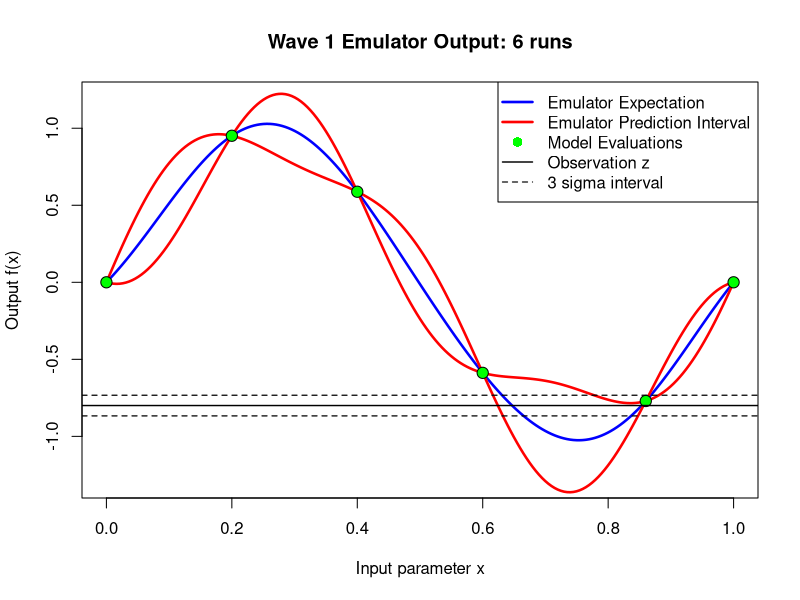
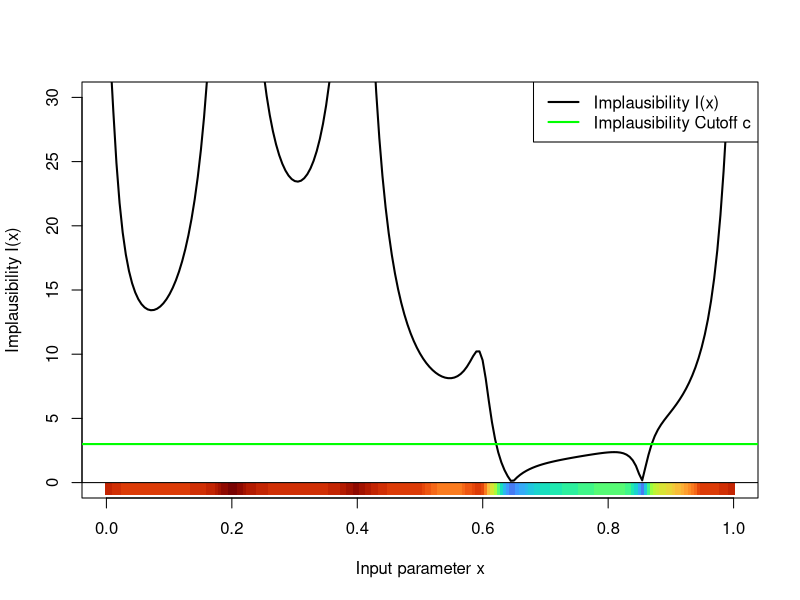
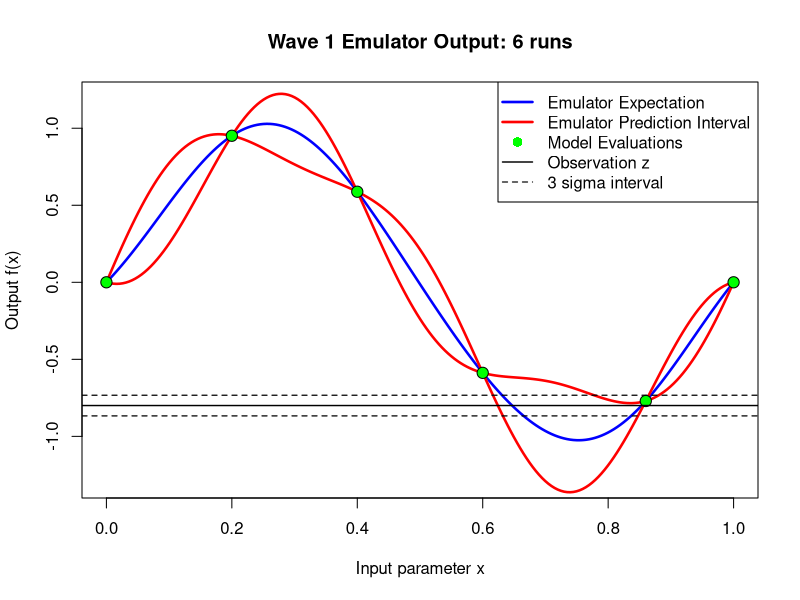
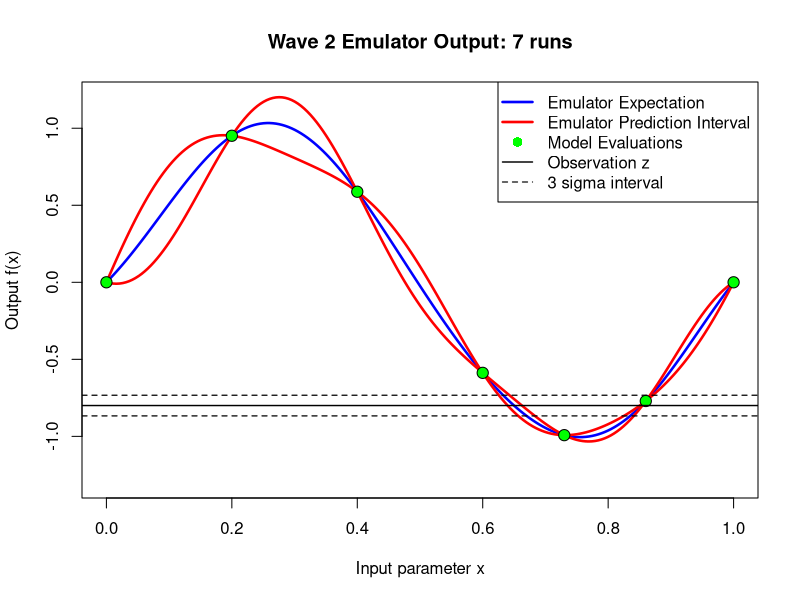
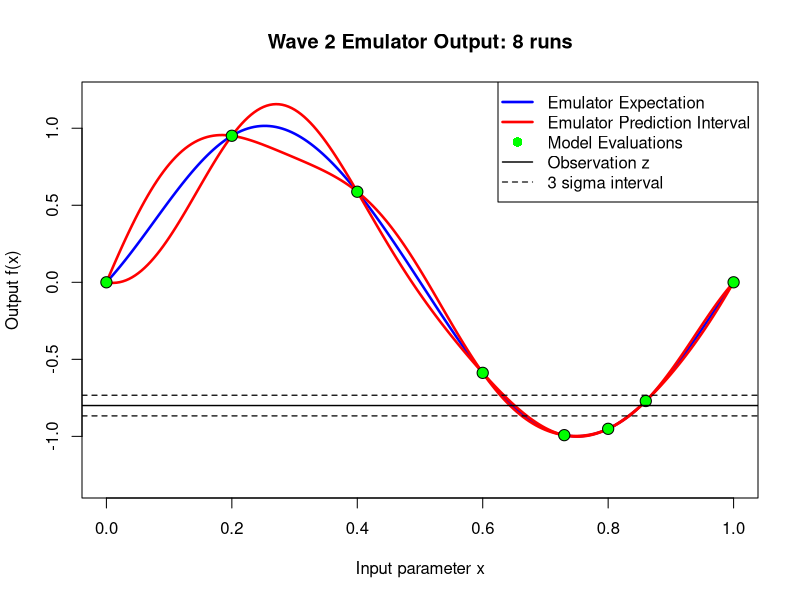
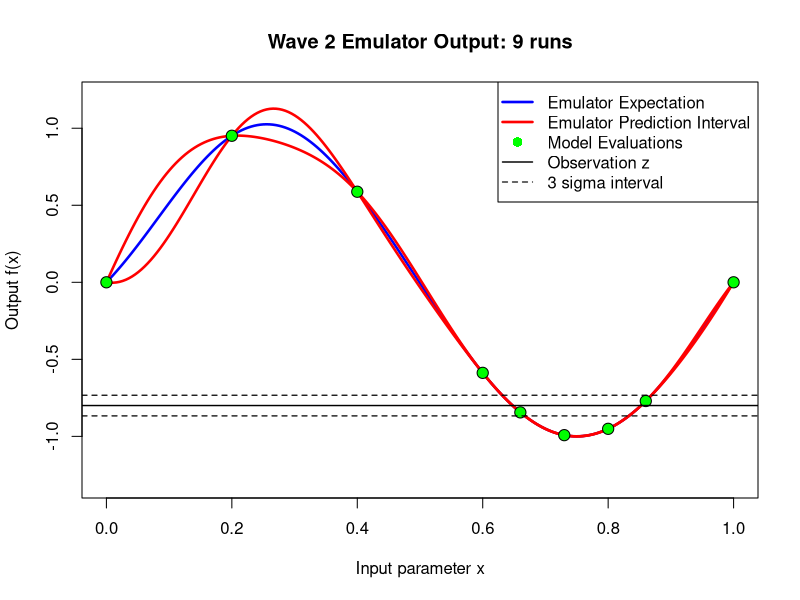
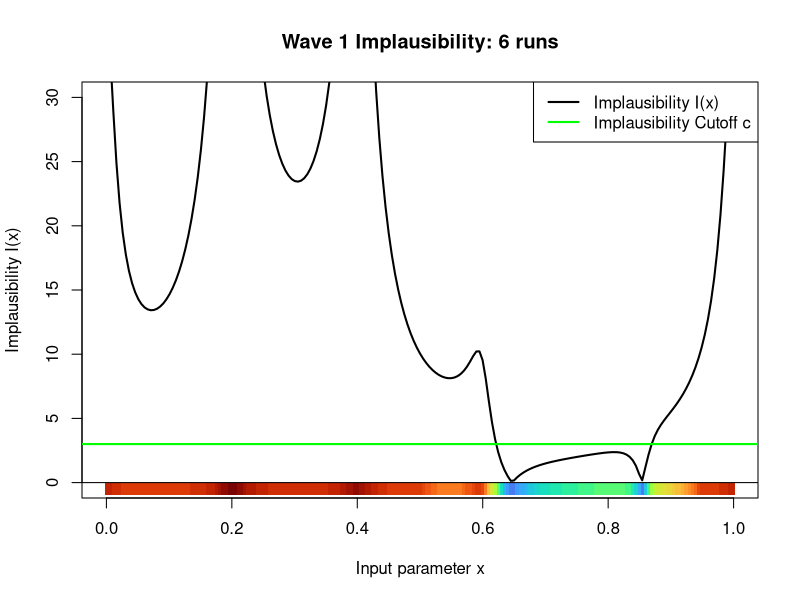
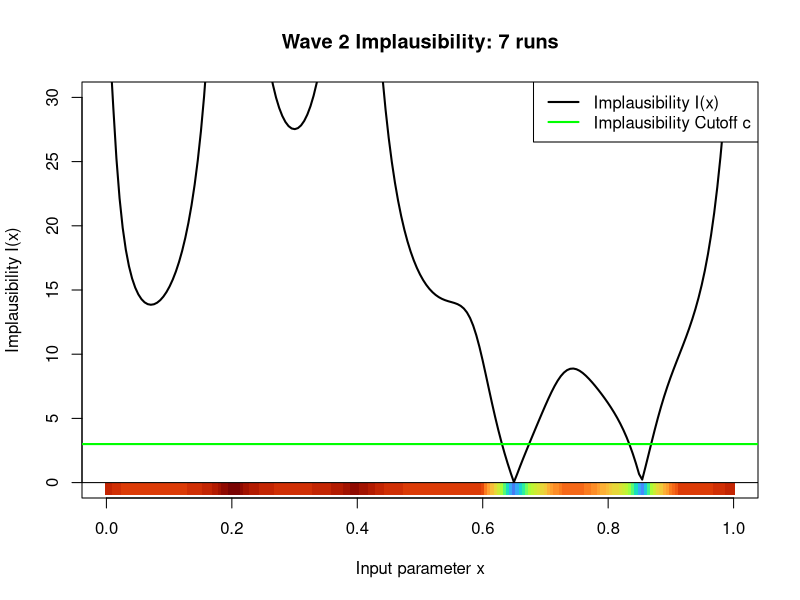

These charts were generated, in order, by the following R code:
## 2. 1D History Matching: Wave 1


# Define simple Bayes Linear emulator for single input
simple_BL_emulator_v1 <- function(x,              # the emulator prediction point
                                  xD,             # the run input locations xD
                                  D,              # the run outputs D = (f(x^1),...,f(x^n))
                                  theta = 1,      # the correlation lengths
                                  sigma = 1,      # the prior SD sigma sqrt(Var[f(x)])
                                  E_f = 0         # prior expectation of f: E(f(x)) = 0 
){
  
  # Store length of runs D  
  n <- length(D)
  
  # Define Covariance structure of f(x): Cov[f(x),f(xdash)] 
  Cov_fx_fxdash <- function(x,xdash) sigma^2 * exp(-(x-xdash)^2/theta^2) 
  
  
  # Define 5 objects needed for BL adjustment 
  # Create E[D] vector
  E_D <- rep(E_f,n)
  
  # Create Var_D matrix:
  Var_D <- matrix(0,nrow=n,ncol=n)
  for(i in 1:n) for(j in 1:n) Var_D[i,j] <- Cov_fx_fxdash(xD[i],xD[j])
  
  # Create E[f(x)]
  E_fx <- E_f
  
  # Create Var_f(x) 
  Var_fx <- sigma^2
  
  # Create Cov_fx_D row vector
  Cov_fx_D <- matrix(0,nrow=1,ncol=n)
  for(j in 1:n) Cov_fx_D[1,j] <- Cov_fx_fxdash(x,xD[j])
  
  
  # Perform Bayes Linear adjustment to find Adjusted Expectation and Variance of f(x) 
  ED_fx   <-  E_fx + Cov_fx_D %*% solve(Var_D) %*% (D - E_D)   
  VarD_fx <-  Var_fx - Cov_fx_D %*% solve(Var_D) %*% t(Cov_fx_D)  
  
  # Return emulator expectation and variance 
  return(c("ExpD_f(x)"=ED_fx,"VarD_f(x)"=VarD_fx))  
}


# Function to plot simple emulator output
plot_BL_emulator_V2 <- function(
    em_out,         # a nP x 2 matrix of emulator outputs
    xP,             # vector of nP inputs where emulator evaluated
    xD,             # the run input locations
    D,              # the run outputs D = (f(x^1),...,f(x^n))
    maintitle=NULL,  # title of the plot, blank if NULL
    z=NULL,         # the observed data z
    sigma_e=NULL,   # the observation errors SD s.t. Var[e] = sigma_e^2
    sigma_epsilon=NULL, # the model discrepancy SD s.t. Var[epsilon] = sigma_epsilon^2
    plot_true=FALSE   # don't plot true function unless this is TRUE
){
  
  # Plot emulator output 
  plot(xP,em_out[,"ExpD_f(x)"],ylim=c(-1.3,1.2),ty="l",col="blue",lwd=2.5,
       xlab="Input parameter x",ylab="Output f(x)",main=maintitle) # main argument: plot title
  lines(xP,em_out[,"ExpD_f(x)"]+3*sqrt(em_out[,"VarD_f(x)"]),col="red",lwd=2.5)
  lines(xP,em_out[,"ExpD_f(x)"]-3*sqrt(em_out[,"VarD_f(x)"]),col="red",lwd=2.5)
  
  # Plot true function: we would not normally be able to do this! 
  if(plot_true) lines(xP,f(xP),lwd=2,lty=1)
  
  # Plot the runs 
  points(xD,D,pch=21,col=1,bg="green",cex=1.5)
  
  # Plot the Observed data plus errors due to obs and MD 
  if(!is.null(z)){
    abline(h=z,lwd=1.4)
    abline(h=z+3*sqrt(sigma_e^2+ sigma_epsilon^2),lty=2,lwd=1.2)
    abline(h=z-3*sqrt(sigma_e^2+ sigma_epsilon^2),lty=2,lwd=1.2)
  }
  
  if(plot_true) legend('topright',legend=c("Emulator Expectation",
                                           "Emulator Prediction Interval",
                                           "True function f(x)","Model Evaluations"), 
                       lty=c(1,1,1,NA),pch=c(NA,NA,NA,16),col=c("blue","red",1,"green"),lwd=2.5,pt.cex=1.3)
  if(!is.null(z)) legend('topright',legend=c("Emulator Expectation",
                                             "Emulator Prediction Interval",
                                             "Model Evaluations","Observation z",
                                             "3 sigma interval"), 
                         lty=c(1,1,NA,1,2),pch=c(NA,NA,16,NA,NA),col=c("blue","red","green",1,1),
                         lwd=c(2.5,2.5,NA,1.4,1.2),pt.cex=1.3)
}

# Loading colour schemes
library(viridisLite)

# 1D HM example wave 1
# Define actual computer model/simulator
f <- function(x) sin(2*pi*x)

# Evaluate emulator over 201 prediction points xP
xP <- seq(0.001, 0.999, len=201)

# Define run locations
xD <- c(0, 0.2, 0.4, 0.6, 0.86, 1)    # Shifted x^(5) location

# Perform 6 runs of model and store as D (would realistically take days)
D <- f(xD)

# Evaluate emulator over 201 prediction points xP
em_out <- t(sapply(xP,simple_BL_emulator_v1,xD=xD,D=D,theta=0.25,sigma=0.5,E_f=0)) 

# Defined Extra Objects for HM and Implausibility
z <- -0.8
sigma_e <- 0.01
sigma_epsilon <- 0.02

# Plot emulator output with observation errors
plot_BL_emulator_V2(em_out=em_out,xP=xP,xD=xD,D=D,maintitle="Wave 1 Emulator Output: 6 runs",
                    z=z,sigma_e=sigma_e,sigma_epsilon=sigma_epsilon)

# Calculate Implausibility Measure Over All 201 input points in xP 
Implaus <- sqrt( (em_out[,"ExpD_f(x)"] - z)^2 / ( em_out[,"VarD_f(x)"] + sigma_e^2 + sigma_epsilon^2) ) 

# Plot Implausibility function
plot_1D_Implausibility_V1 <- function(
    Implaus,        # the vector of implausibilities to plot
    xP,             # the vector of input points where the implausibilities were evaluated
    imp_cutoff=3,   # implausibility cutoff
    maintitle=NULL  # title of the plot, blank if NULL
){
  
  imp_breaks <- c(seq(0,2.8,0.2),seq(3,9.5,0.5),seq(10,80,10))   # colour steps for imp
  
  imp_cut_index <- cut(Implaus,imp_breaks,labels=FALSE) # which imp intervals each pt lies in
  cols <- turbo(length(imp_breaks)-1,begin=0.15,end=1)  # assign reduced "turbo" colours
  
  plot(xP,Implaus,ylim=c(0,30),ty="l",lwd=2,       # plot imp with optional main title
       xlab="Input parameter x",ylab="Implausibility I(x)",main=maintitle)
  abline(h=imp_cutoff,col="green",lwd=2)    # draw horizontal implausibility cutoff
  rect_wid <- 1/(length(xP)-1)       # set up simple rectangles to colour x-axis
  for(i in 1:length(xP)) rect(xP[i]-rect_wid/2,-1,xP[i]+rect_wid/2,0,col=cols[imp_cut_index][i],border=NA)
  abline(h=0,col=1,lwd=1)     # additional black line for clarity
  
  legend('topright',legend=c("Implausibility I(x)","Implausibility Cutoff c"), 
         lty=c(1,1),col=c(1,"green"),lwd=2)   # legend
}

# Plot the implausibility
plot_1D_Implausibility_V1(Implaus=Implaus,xP=xP)



## 3. 1D History Matching: Wave 2

# 1D HM example wave 2: add three points sequentially 
for(k in c(1:2)){        # k=1: plot the emulator, k=2 plot the implausibility
  for(j in 0:3){                     # if j==0 do wave 1, if j>0 add j wave 2 points
    
    # Define run locations 
    xD <- c(0,0.2,0.4,0.6,0.86,1)    # the wave 1 inputs
    xD_w2 <- c(0.73,0.8,0.66)        # the wave 2 inputs
    if(j>0) xD <- c(xD,xD_w2[1:j])   # if j==0 do wave 1, if j>0 add j wave 2 points
    
    # Perform 6 runs and store as D (this would takes days for realistic example!) 
    D <- f(xD)
    
    # Evaluate emulator over 201 prediction points xP 
    em_out <- t(sapply(xP,simple_BL_emulator_v1,xD=xD,D=D,theta=0.25,sigma=0.5,E_f=0))  
    
    # Plot emulator output with observation errors 
    if(k==1) plot_BL_emulator_V2(em_out=em_out,xP=xP,xD=xD,D=D,
                                 maintitle=paste("Wave",c(1,2,2,2)[j+1],"Emulator Output:",length(xD),"runs"),
                                 z=z,sigma_e=sigma_e,sigma_epsilon=sigma_epsilon)
    
    # Calculate Implausibility Measure Over All 201 input points in xP 
    if(k==2) Implaus <- sqrt( (em_out[,"ExpD_f(x)"] - z)^2 / 
                                ( em_out[,"VarD_f(x)"] + sigma_e^2 + sigma_epsilon^2) ) 
    
    # Plot the implausbility 
    if(k==2) plot_1D_Implausibility_V1(Implaus=Implaus,xP=xP,
                                       maintitle=paste("Wave",c(1,2,2,2)[j+1],"Implausibility:",length(xD),"runs"))
    
  }
}



## 4. 2D History Matching

# Performing a two wave HM for function with 2D input

# Define simple Bayes Linear emulator for single input in 2D
simple_BL_emulator_v2 <- function(x,              # the emulator prediction point
                                  xD,             # the run input locations xD
                                  D,              # the run outputs D = (f(x^1),...,f(x^n))
                                  theta = 1,      # the correlation lengths
                                  sigma = 1,      # the prior SD sigma sqrt(Var[f(x)])
                                  E_f = 0         # prior expectation of f: E(f(x)) = 0 
){
  
  # Store length of runs D  
  n <- length(D)
  
  # Define Covariance structure of f(x): Cov[f(x),f(xdash)] 
  # Cov_fx_fxdash <- function(x,xdash) sigma^2 * exp(-(x-xdash)^2/theta^2)    # XXX Old 1D version
  Cov_fx_fxdash <- function(x,xdash) sigma^2 * exp(-sum((x-xdash)^2)/theta^2) # XXX New 2D version
  
  
  # Define 5 objects needed for BL adjustment 
  # Create E[D] vector
  E_D <- rep(E_f,n)
  
  # Create Var_D matrix:
  Var_D <- matrix(0,nrow=n,ncol=n)
  # for(i in 1:n) for(j in 1:n) Var_D[i,j] <- Cov_fx_fxdash(xD[i],xD[j])  # XXX Old 1D version
  for(i in 1:n) for(j in 1:n) Var_D[i,j] <- Cov_fx_fxdash(xD[i,],xD[j,])  # XXX New 2D version
  
  # Create E[f(x)]
  E_fx <- E_f
  
  # Create Var_f(x) 
  Var_fx <- sigma^2
  
  # Create Cov_fx_D row vector
  Cov_fx_D <- matrix(0,nrow=1,ncol=n)
  # for(j in 1:n) Cov_fx_D[1,j] <- Cov_fx_fxdash(x,xD[j])    # XXX Old 1D version
  for(j in 1:n) Cov_fx_D[1,j] <- Cov_fx_fxdash(x,xD[j,])    # XXX New 2D version
  
  
  # Perform Bayes Linear adjustment to find Adjusted Expectation and Variance of f(x) 
  ED_fx   <-  E_fx + Cov_fx_D %*% solve(Var_D) %*% (D - E_D)   
  VarD_fx <-  Var_fx - Cov_fx_D %*% solve(Var_D) %*% t(Cov_fx_D)  
  
  # Return emulator expectation and variance 
  return(c("ExpD_f(x)"=ED_fx,"VarD_f(x)"=VarD_fx))  
  
}

# Define filled contour plot function for emulator output
emul_fill_cont_V2 <- function(
    cont_mat,            # matrix of values we want contour plot of 
    cont_levs=NULL,      # contour levels (NULL: automatic selection)
    cont_levs_lines=NULL,   # contour levels for lines (NULL: automatic selection)
    nlev=20,             # approx no. of contour levels for auto select  
    plot_xD=TRUE,        # plot the design runs TRUE or FALSE
    xD=NULL,             # the design points if needed
    xD_col="green",      # colour of design runs
    x_grid,              # grid edge locations that define xP
    ...                  # extra arguments passed to filled.contour
){
  
  # Define contour levels if necessary 
  if(is.null(cont_levs)) cont_levs <- pretty(cont_mat,n=nlev)
  
  # Create the filled contour plot
  filled.contour(x_grid,x_grid,cont_mat,levels=cont_levs,xlab="x1",ylab="x2",...,  
                 plot.axes={axis(1);axis(2)                 # sets up plotting in contour box
                   if(is.null(cont_levs_lines)) contour(x_grid,x_grid,cont_mat,add=TRUE,levels=cont_levs,lwd=0.8) # plot usual contour lines 
                   if(!is.null(cont_levs_lines)) {
                     contour(x_grid,x_grid,cont_mat,add=TRUE,levels=cont_levs,lwd=0.4,labels="")   # plot thin contour lines 
                     contour(x_grid,x_grid,cont_mat,add=TRUE,levels=cont_levs_lines,lwd=2)   # plot thick contour lines
                   }
                   if(plot_xD) points(xD,pch=21,col=1,bg=xD_col,cex=1.5)})  # plot design points
}

# Define colour schemes for standard plots
exp_cols <- magma
var_cols <- function(n) hcl.colors(n, "YlOrRd", rev = TRUE)
diag_cols <- turbo



## 5. Latin Hypercube Designs and Random Seeds

# Create Type 1 LHD 
lhd_maximin <- function(nl=16){                    # nl = number of points in LHD 
  
  x_lhd <- cbind("x1"=sample(0:(nl-1)),"x2"=sample(0:(nl-1))) / nl  +  0.5/nl  # create LHD
  
  # Maximin loop: performs swaps on 1st of two closest points with another random point
  for(i in 1:1000){
    mat <- as.matrix(dist(x_lhd)) + diag(10,nl) # creates matrix of distances between points
    # note the inflated diagonal 
    closest_runs <- which(mat==min(mat),arr.ind=TRUE)   # finds pairs of closest runs
    ind <- closest_runs[sample(nrow(closest_runs),1),1] # chooses one of close runs at random
    swap_ind <- sample(setdiff(1:nl,ind),1)       # randomly selects another run to swap with
    x_lhd2 <- x_lhd                               # creates second version of LHD
    x_lhd2[ind[1],1]   <- x_lhd[swap_ind,1] # swaps x_1 vals between 1st close run & other run
    x_lhd2[swap_ind,1] <- x_lhd[ind[1],1]   # swaps x_1 vals between 1st close run & other run
    if(min(dist(x_lhd2)) >= min(dist(x_lhd))-0.00001) {  # if min distance between points is same or better
      x_lhd <- x_lhd2                                    # we replace LHD with new LHD with the swap
      # cat("min dist =",min(dist(x_lhd)),"Iteration = ",i,"\n") # write out min dist 
    }
  }
  
  # Plot maximin LHD 
  plot(x_lhd,xlim=c(0,1),ylim=c(0,1),pch=16,xaxs="i",yaxs="i",col="blue",
       xlab="x1",ylab="x2",cex=1.4)
  abline(h=(0:nl)/nl,col="grey60")
  abline(v=(0:nl)/nl,col="grey60")
  return(x_lhd)
}

# For nl=14
set.seed(1)
lhd_maximin(nl=14)



## 6. 2D History Matching: Wave 1

# Perform a HM for 2D function from lectures

# Define actual 2D computer model/simulator
f <- function(x) -sin(2*pi*x[,2]) + 0.9*sin(2*pi*(1-x[,1])*(1-x[,2]))

# Define wave 1 run locations: set random seed as above 
set.seed(1)
xD_w1 <- lhd_maximin(nl=14)

# Define 50x50 grid of prediction points xP for emulator evaluation
x_grid <- seq(-0.001,1.001,len=50)
xP <- as.matrix(expand.grid("x1"=x_grid,"x2"=x_grid))

# Defined Extra Objects for HM and Implausibility
z <- -1.25
sigma_e <- 0.06
sigma_epsilon <- 0.05

# Define current run locations
xD <- xD_w1

# Perform 14 runs of model and store as D (this would take days for realistic example!) 
D <- f(xD)

# Evaluate emulator over 50x50=2500 prediction points xP and store as matrices 
em_out <- t(apply(xP,1,simple_BL_emulator_v2,xD=xD,D=D,theta=0.4,sigma=1,E_f=0))   
E_D_fx_mat <- matrix(em_out[,"ExpD_f(x)"],nrow=length(x_grid),ncol=length(x_grid)) 
Var_D_fx_mat <- matrix(em_out[,"VarD_f(x)"],nrow=length(x_grid),ncol=length(x_grid)) 

# Calculate Implausibility Measure Over All 50x50 = 2500 input points in xP
Imp_mat <- sqrt( (E_D_fx_mat - z)^2 / (Var_D_fx_mat + sigma_e^2 + sigma_epsilon^2) ) 

# Define colours and levels for implausibility plots
imp_cols <- function(n) turbo(n,begin=0.15,end=1)
imp_levs <- c(0,seq(1,2.75,0.25),seq(3,18,2),20,30,41)

# Plot wave 1 implausibility and wave 1 runs only 
emul_fill_cont_V2(cont_mat=Imp_mat,cont_levs=imp_levs,cont_levs_lines=3,xD=xD,x_grid=x_grid,
                  xD_col="purple",color.palette=imp_cols,main="Implausibility I(x): Wave 1")

# Plot wave 1 emulator expectation
emul_fill_cont_V2(cont_mat=E_D_fx_mat,cont_levs=NULL,xD=xD,x_grid=x_grid,
                  color.palette=exp_cols,main="Emulator Adjusted Expectation E_D[f(x)]")

# Plot wave 1 emulator variance
emul_fill_cont_V2(cont_mat=Var_D_fx_mat,cont_levs=NULL,xD=xD,x_grid=x_grid,
                  color.palette=var_cols,main="Emulator Adjusted Variance Var_D[f(x)]")



## 7. 2D History Matching: Wave 2

